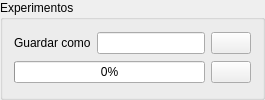
       <widget class="QGroupBox" name="runGroupBox">
        <property name="title">
         <string>Experimentos</string>
        </property>
        <layout class="QVBoxLayout" name="runGroupBoxVLayout">
         <item>
          <layout class="QHBoxLayout" name="saveAsHLayout">
           <item>
            <widget class="QLabel" name="saveAsLabel">
             <property name="text">
              <string>Guardar como</string>
             </property>
            </widget>
           </item>
           <item>
            <widget class="QLineEdit" name="saveAsLineEdit"/>
           </item>
           <item>
            <widget class="QPushButton" name="saveAsPushButton">
             <property name="text">
              <string/>
             </property>
             <property name="icon">
              <iconset resource="../assets/assets.qrc">
               <normaloff>:/icons/icons/save.png</normaloff>:/icons/icons/save.png</iconset>
             </property>
            </widget>
           </item>
          </layout>
         </item>
         <item>
          <layout class="QHBoxLayout" name="startHLayout" stretch="0,0">
           <property name="spacing">
            <number>6</number>
           </property>
           <item>
            <widget class="QProgressBar" name="experimentProgressBar">
             <property name="value">
              <number>0</number>
             </property>
            </widget>
           </item>
           <item>
            <widget class="QPushButton" name="startPushButton">
             <property name="text">
              <string/>
             </property>
             <property name="icon">
              <iconset resource="../assets/assets.qrc">
               <normaloff>:/icons/icons/run.png</normaloff>:/icons/icons/run.png</iconset>
             </property>
            </widget>
           </item>
          </layout>
         </item>
        </layout>
       </widget>
